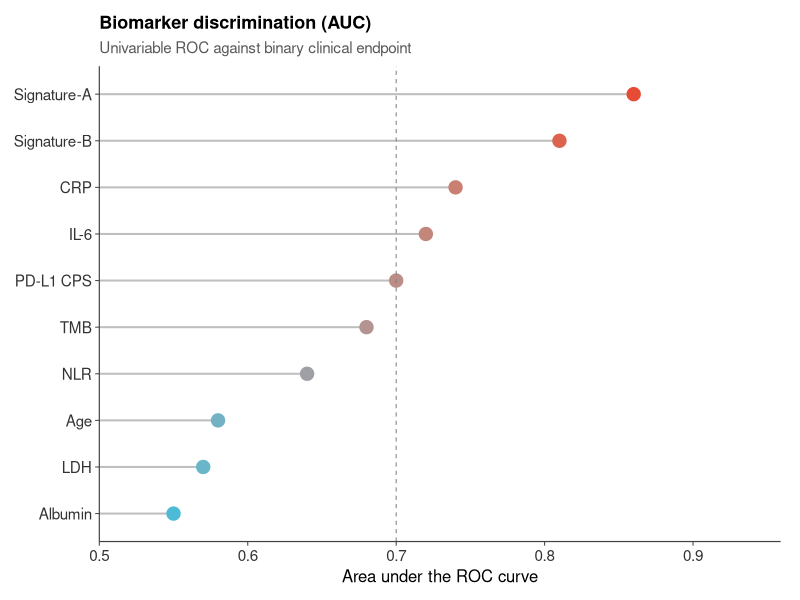
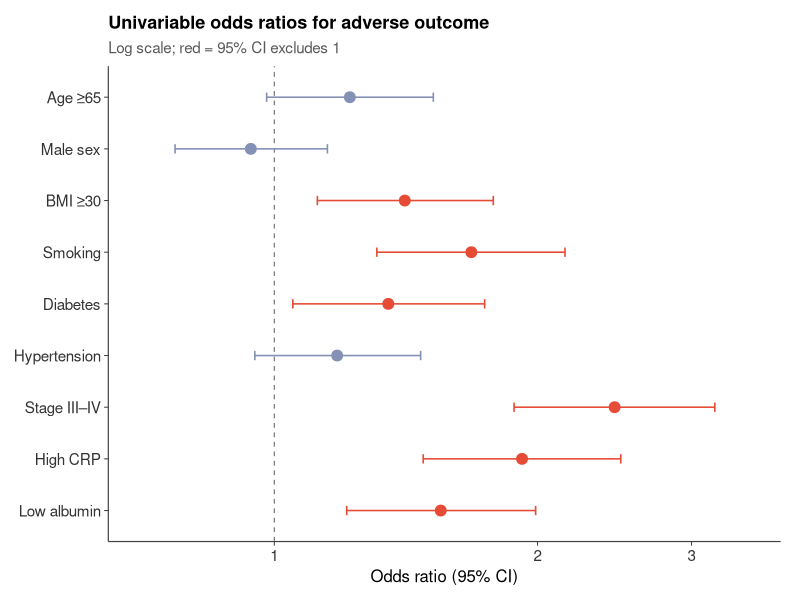
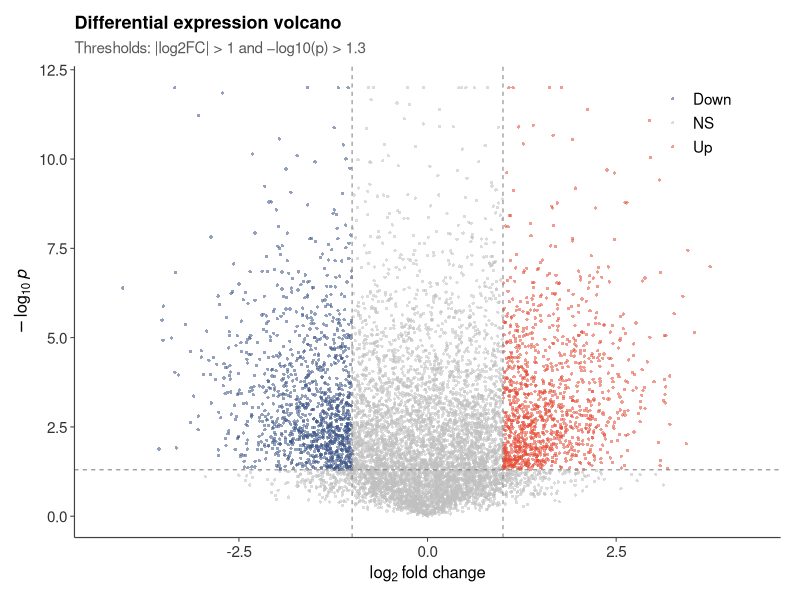
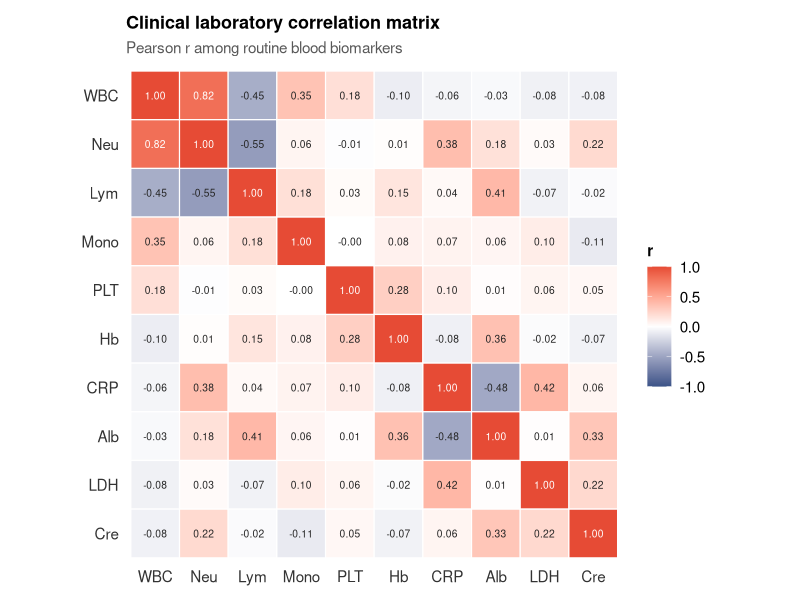
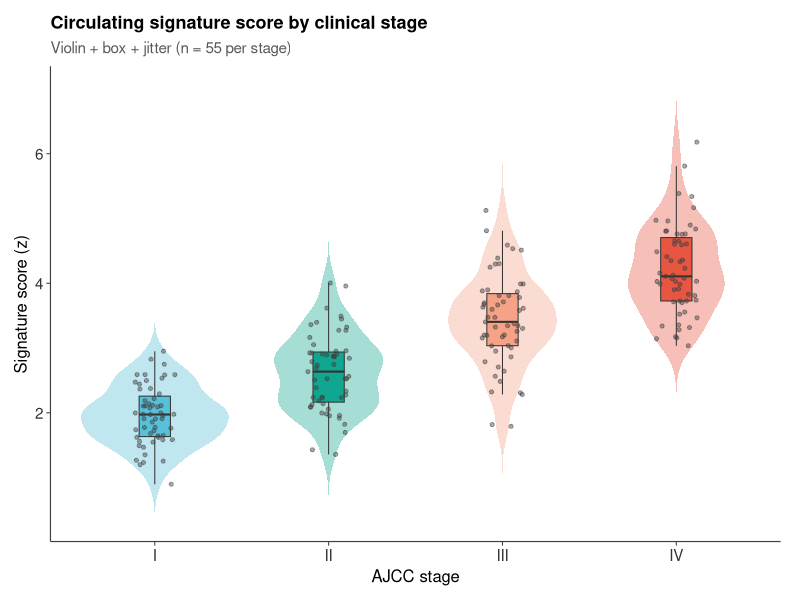
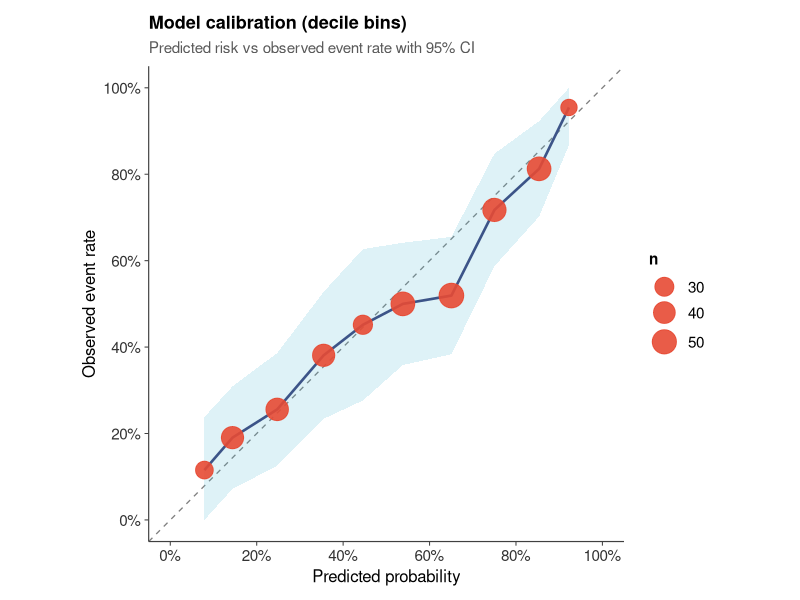
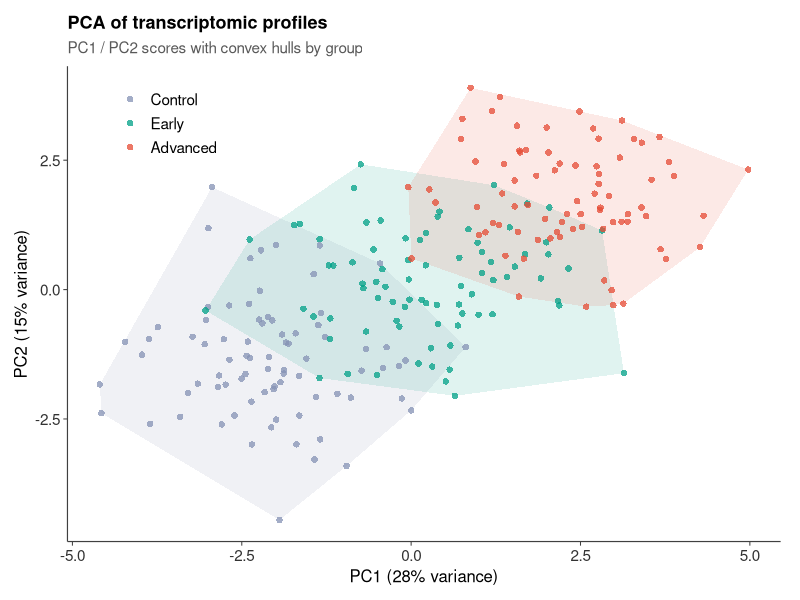
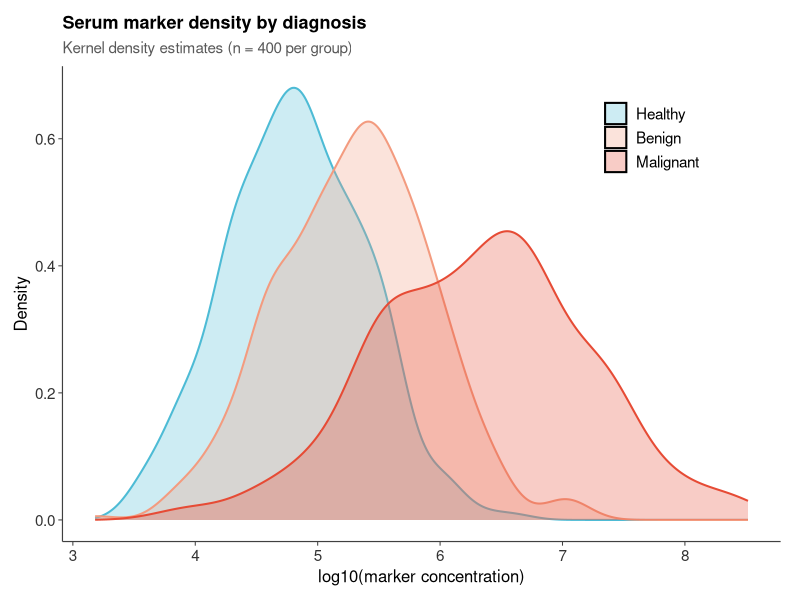

Source code (R) for these figures, in order:
#!/usr/bin/env Rscript
# WebR-friendly single-panel demos (ggplot2 + tidyverse core only).
# Packages used: ggplot2, dplyr, tidyr, scales, forcats, RColorBrewer, viridisLite, tibble
# Avoided (not reliably WebR / not installed): survminer, EnhancedVolcano, ComplexHeatmap,
# circlize, ggrepel, ggbeeswarm, ggridges, ggpubr, factoextra, survival.

# HARD RULE (2026-11-07): NEVER add panel letter tags in the image
# (no A/B/C/D, a)/b), （A）（B）, labs(tag=...), patchwork plot_annotation(tag_levels),
# annotate() corner letters, or cowplot/ggdraw panel labels). Single-panel figures only.

suppressPackageStartupMessages({
  library(ggplot2)
  library(dplyr)
  library(tidyr)
  library(scales)
  library(forcats)
  library(tibble)
})

OUT <- "/workspace/rplot/figures"
dir.create(OUT, showWarnings = FALSE, recursive = TRUE)
set.seed(20261107)

# Nature / Lancet-ish theme
theme_sci <- function(base_size = 12) {
  theme_classic(base_size = base_size) %+replace%
    theme(
      plot.title = element_text(face = "bold", size = base_size + 1, hjust = 0, margin = margin(b = 6)),
      plot.subtitle = element_text(size = base_size - 1, colour = "grey35", hjust = 0, margin = margin(b = 8)),
      axis.title = element_text(size = base_size),
      axis.text = element_text(colour = "grey20", size = base_size - 1),
      axis.line = element_line(colour = "grey25", linewidth = 0.4),
      axis.ticks = element_line(colour = "grey25", linewidth = 0.35),
      legend.title = element_text(size = base_size - 1, face = "bold"),
      legend.text = element_text(size = base_size - 1),
      legend.background = element_blank(),
      plot.margin = margin(10, 14, 10, 10),
      strip.background = element_blank(),
      strip.text = element_text(face = "bold", size = base_size)
    )
}

pal_lancet <- c("#E64B35", "#4DBBD5", "#00A087", "#3C5488", "#F39B7F", "#8491B4", "#91D1C2", "#DC0000")
pal_nature <- c("#E64B35FF", "#4DBBD5FF", "#00A087FF", "#3C5488FF", "#F39B7FFF", "#8491B4FF")

save_fig <- function(p, id, w = 7.2, h = 5.6, dpi = 180) {
  path <- file.path(OUT, paste0(id, ".png"))
  ggsave(path, p, width = w, height = h, dpi = dpi, bg = "white")
  message("wrote ", path)
  invisible(path)
}

# ---------- 1. Lollipop AUC ranking ----------
auc_df <- tibble(
  biomarker = c("Signature-A", "Signature-B", "CRP", "IL-6", "PD-L1 CPS",
                "TMB", "NLR", "Age", "LDH", "Albumin"),
  auc = c(0.86, 0.81, 0.74, 0.72, 0.70, 0.68, 0.64, 0.58, 0.57, 0.55)
) %>% mutate(biomarker = fct_reorder(biomarker, auc))

p1 <- ggplot(auc_df, aes(auc, biomarker)) +
  geom_segment(aes(x = 0.5, xend = auc, y = biomarker, yend = biomarker),
               colour = "grey75", linewidth = 0.7) +
  geom_point(aes(colour = auc), size = 4.2) +
  geom_vline(xintercept = 0.7, linetype = "dashed", colour = "grey50", linewidth = 0.35) +
  scale_colour_gradient(low = "#4DBBD5", high = "#E64B35", guide = "none") +
  scale_x_continuous(limits = c(0.5, 0.95), breaks = seq(0.5, 0.9, 0.1),
                     expand = expansion(mult = c(0, 0.02))) +
  labs(title = "Biomarker discrimination (AUC)",
       subtitle = "Univariable ROC against binary clinical endpoint",
       x = "Area under the ROC curve", y = NULL) +
  theme_sci()
save_fig(p1, "webr-lollipop-auc-rank", 7.0, 5.5)

# ---------- 2. OR forest (univariable) ----------
forest_df <- tibble(
  term = c("Age ≥65", "Male sex", "BMI ≥30", "Smoking", "Diabetes",
           "Hypertension", "Stage III–IV", "High CRP", "Low albumin"),
  or = c(1.22, 0.94, 1.41, 1.68, 1.35, 1.18, 2.45, 1.92, 1.55),
  lo = c(0.98, 0.77, 1.12, 1.31, 1.05, 0.95, 1.88, 1.48, 1.21),
  hi = c(1.52, 1.15, 1.78, 2.15, 1.74, 1.47, 3.19, 2.49, 1.99)
) %>% mutate(term = fct_rev(factor(term, levels = term)),
             sig = hi < 1 | lo > 1)

p2 <- ggplot(forest_df, aes(or, term)) +
  geom_vline(xintercept = 1, linetype = "dashed", colour = "grey45", linewidth = 0.4) +
  geom_errorbar(aes(xmin = lo, xmax = hi, colour = sig), width = 0.18, linewidth = 0.55) +
  geom_point(aes(colour = sig, fill = sig), shape = 21, size = 3.2, stroke = 0.6) +
  scale_colour_manual(values = c("FALSE" = "#8491B4", "TRUE" = "#E64B35"), guide = "none") +
  scale_fill_manual(values = c("FALSE" = "#8491B4", "TRUE" = "#E64B35"), guide = "none") +
  scale_x_log10(breaks = c(0.5, 1, 2, 3), labels = c("0.5", "1", "2", "3")) +
  coord_cartesian(xlim = c(0.7, 3.5)) +
  labs(title = "Univariable odds ratios for adverse outcome",
       subtitle = "Log scale; red = 95% CI excludes 1",
       x = "Odds ratio (95% CI)", y = NULL) +
  theme_sci()
save_fig(p2, "webr-forest-or-covariates", 7.2, 5.8)

# ---------- 3. Classic volcano ----------
n_genes <- 8000
vol <- tibble(
  gene = paste0("G", seq_len(n_genes)),
  log2FC = rnorm(n_genes, 0, 1.05),
  neglog10p = pmin(rexp(n_genes, rate = 0.55) + abs(log2FC) * runif(n_genes, 0.2, 1.4), 12)
) %>% mutate(
  padj_proxy = 10^(-neglog10p),
  class = case_when(
    log2FC > 1 & neglog10p > 1.3 ~ "Up",
    log2FC < -1 & neglog10p > 1.3 ~ "Down",
    TRUE ~ "NS"
  )
)

p3 <- ggplot(vol, aes(log2FC, neglog10p, colour = class)) +
  geom_point(alpha = 0.55, size = 1.15, stroke = 0) +
  geom_hline(yintercept = 1.3, linetype = "dashed", colour = "grey50", linewidth = 0.35) +
  geom_vline(xintercept = c(-1, 1), linetype = "dashed", colour = "grey50", linewidth = 0.35) +
  scale_colour_manual(values = c(Down = "#3C5488", NS = "grey75", Up = "#E64B35"), name = NULL) +
  scale_x_continuous(limits = c(-4.5, 4.5), expand = expansion(mult = 0.02)) +
  labs(title = "Differential expression volcano",
       subtitle = "Thresholds: |log2FC| > 1 and −log10(p) > 1.3",
       x = expression(log[2]~"fold change"),
       y = expression(-log[10]~italic(p))) +
  theme_sci() +
  theme(legend.position = c(0.88, 0.88), legend.direction = "vertical")
save_fig(p3, "webr-volcano-rnaseq", 6.8, 5.8)

# ---------- 4. Correlation heatmap (geom_tile) ----------
labs_n <- c("WBC", "Neu", "Lym", "Mono", "PLT", "Hb", "CRP", "Alb", "LDH", "Cre")
k <- length(labs_n)
Rmat <- matrix(0, k, k)
diag(Rmat) <- 1
# structured correlations
pairs <- list(c(1,2,0.82), c(1,3,-0.45), c(2,3,-0.55), c(1,4,0.35),
              c(5,6,0.28), c(7,8,-0.48), c(7,9,0.42), c(8,10,0.33),
              c(2,7,0.38), c(3,8,0.41), c(6,8,0.36), c(9,10,0.22))
for (pr in pairs) {
  i <- pr[1]; j <- pr[2]; r <- pr[3]
  Rmat[i, j] <- r; Rmat[j, i] <- r
}
# fill mild residual noise then project to PSD-ish by clamping
set.seed(7)
for (i in 1:k) for (j in 1:k) if (Rmat[i,j] == 0 && i != j) {
  v <- rnorm(1, 0, 0.08); Rmat[i,j] <- v; Rmat[j,i] <- v
}
hm <- expand_grid(x = labs_n, y = labs_n) %>%
  mutate(r = as.vector(Rmat),
         x = factor(x, levels = labs_n),
         y = factor(y, levels = rev(labs_n)))

p4 <- ggplot(hm, aes(x, y, fill = r)) +
  geom_tile(colour = "white", linewidth = 0.4) +
  geom_text(aes(label = sprintf("%.2f", r)), size = 2.6,
            colour = ifelse(abs(hm$r) > 0.55, "white", "grey15")) +
  scale_fill_gradient2(low = "#3C5488", mid = "white", high = "#E64B35",
                       midpoint = 0, limits = c(-1, 1), name = "r") +
  coord_fixed() +
  labs(title = "Clinical laboratory correlation matrix",
       subtitle = "Pearson r among routine blood biomarkers",
       x = NULL, y = NULL) +
  theme_sci() +
  theme(axis.line = element_blank(), axis.ticks = element_blank(),
        legend.position = "right")
save_fig(p4, "webr-heatmap-clinical-cor", 6.6, 5.8)

# ---------- 5. Violin + box + jitter by stage ----------
set.seed(11)
clin <- tibble(
  stage = factor(rep(c("I", "II", "III", "IV"), each = 55), levels = c("I","II","III","IV")),
  score = c(rnorm(55, 2.1, 0.55), rnorm(55, 2.6, 0.6),
            rnorm(55, 3.4, 0.7), rnorm(55, 4.1, 0.75))
)

p5 <- ggplot(clin, aes(stage, score, fill = stage)) +
  geom_violin(width = 0.85, alpha = 0.35, colour = NA, trim = FALSE) +
  geom_boxplot(width = 0.18, outlier.shape = NA, alpha = 0.9, linewidth = 0.35) +
  geom_jitter(width = 0.12, height = 0, size = 1.1, alpha = 0.45, colour = "grey25") +
  scale_fill_manual(values = c("#4DBBD5", "#00A087", "#F39B7F", "#E64B35"), guide = "none") +
  labs(title = "Circulating signature score by clinical stage",
       subtitle = "Violin + box + jitter (n = 55 per stage)",
       x = "AJCC stage", y = "Signature score (z)") +
  theme_sci()
save_fig(p5, "webr-violin-stage-biomarker", 6.8, 5.5)

# ---------- 6. Calibration curve ----------
set.seed(21)
n <- 400
pred <- sort(runif(n, 0.05, 0.95))
obs <- rbinom(n, 1, pred * 0.85 + 0.07)
cal <- tibble(pred = pred, obs = obs) %>%
  mutate(bin = cut(pred, breaks = seq(0, 1, by = 0.1), include.lowest = TRUE)) %>%
  group_by(bin) %>%
  summarise(pred_mean = mean(pred), obs_rate = mean(obs), n = n(), .groups = "drop") %>%
  mutate(se = sqrt(obs_rate * (1 - obs_rate) / n),
         lo = pmax(0, obs_rate - 1.96 * se),
         hi = pmin(1, obs_rate + 1.96 * se))

p6 <- ggplot(cal, aes(pred_mean, obs_rate)) +
  geom_abline(slope = 1, intercept = 0, linetype = "dashed", colour = "grey50", linewidth = 0.45) +
  geom_ribbon(aes(ymin = lo, ymax = hi), fill = "#4DBBD5", alpha = 0.18) +
  geom_line(colour = "#3C5488", linewidth = 0.9) +
  geom_point(aes(size = n), colour = "#E64B35", alpha = 0.9) +
  scale_size_area(max_size = 8, name = "n") +
  scale_x_continuous(limits = c(0, 1), breaks = seq(0, 1, 0.2), labels = percent_format()) +
  scale_y_continuous(limits = c(0, 1), breaks = seq(0, 1, 0.2), labels = percent_format()) +
  coord_equal() +
  labs(title = "Model calibration (decile bins)",
       subtitle = "Predicted risk vs observed event rate with 95% CI",
       x = "Predicted probability", y = "Observed event rate") +
  theme_sci()
save_fig(p6, "webr-calibration-curve", 6.4, 5.8)

# ---------- 7. PCA scores ----------
set.seed(33)
mk_grp <- function(n, mx, my, sx = 1.1, sy = 1.0) {
  tibble(PC1 = rnorm(n, mx, sx), PC2 = rnorm(n, my, sy))
}
pca <- bind_rows(
  mk_grp(80, -2.2, -1.5) %>% mutate(group = "Control"),
  mk_grp(80, 0.3, 0.2) %>% mutate(group = "Early"),
  mk_grp(80, 2.4, 1.8) %>% mutate(group = "Advanced")
) %>% mutate(group = factor(group, levels = c("Control", "Early", "Advanced")))

# Convex hulls without MASS
hulls <- pca %>% group_by(group) %>% slice(chull(PC1, PC2)) %>% ungroup()
p7 <- ggplot(pca, aes(PC1, PC2, colour = group, fill = group)) +
  geom_polygon(data = hulls, alpha = 0.12, linewidth = 0.45, colour = NA) +
  geom_point(size = 2.2, alpha = 0.75, stroke = 0) +
  scale_colour_manual(values = c(Control = "#8491B4", Early = "#00A087", Advanced = "#E64B35"), name = NULL) +
  scale_fill_manual(values = c(Control = "#8491B4", Early = "#00A087", Advanced = "#E64B35"), guide = "none") +
  labs(title = "PCA of transcriptomic profiles",
       subtitle = "PC1 / PC2 scores with convex hulls by group",
       x = "PC1 (28% variance)", y = "PC2 (15% variance)") +
  theme_sci() +
  theme(legend.position = c(0.14, 0.88))
save_fig(p7, "webr-pca-scores-groups", 6.8, 5.6)

# ---------- 8. Overlapping densities (no ggridges) ----------
set.seed(41)
dens <- bind_rows(
  tibble(value = rnorm(400, 4.8, 0.55), group = "Healthy"),
  tibble(value = rnorm(400, 5.3, 0.65), group = "Benign"),
  tibble(value = rnorm(400, 6.4, 0.85), group = "Malignant")
) %>% mutate(group = factor(group, levels = c("Healthy", "Benign", "Malignant")))

p8 <- ggplot(dens, aes(value, fill = group, colour = group)) +
  geom_density(alpha = 0.28, linewidth = 0.7) +
  scale_fill_manual(values = c("#4DBBD5", "#F39B7F", "#E64B35"), name = NULL) +
  scale_colour_manual(values = c("#4DBBD5", "#F39B7F", "#E64B35"), guide = "none") +
  labs(title = "Serum marker density by diagnosis",
       subtitle = "Kernel density estimates (n = 400 per group)",
       x = "log10(marker concentration)", y = "Density") +
  theme_sci() +
  theme(legend.position = c(0.82, 0.85))
save_fig(p8, "webr-density-overlap-labs", 7.0, 5.4)

# ---------- 9. Dumbbell pre/post ----------
set.seed(51)
dumb <- tibble(
  patient = paste0("P", sprintf("%02d", 1:12)),
  before = c(7.8, 8.2, 6.9, 9.1, 7.4, 8.8, 6.5, 9.4, 7.1, 8.0, 7.6, 8.5),
  after = before - runif(12, 1.2, 3.2)
) %>%
  mutate(patient = fct_reorder(patient, before),
         delta = after - before)

dumb_long <- dumb %>%
  pivot_longer(c(before, after), names_to = "time", values_to = "score") %>%
  mutate(time = factor(time, levels = c("before", "after"),
                       labels = c("Baseline", "Week 12")))

p9 <- ggplot(dumb, aes(y = patient)) +
  geom_segment(aes(x = before, xend = after, yend = patient),
               colour = "grey70", linewidth = 0.8) +
  geom_point(data = dumb_long, aes(x = score, colour = time), size = 3.2) +
  scale_colour_manual(values = c("Baseline" = "#8491B4", "Week 12" = "#E64B35"), name = NULL) +
  labs(title = "Symptom score before vs after treatment",
       subtitle = "Dumbbell plot; each line is one patient",
       x = "Symptom score (0–10)", y = NULL) +
  theme_sci() +
  theme(legend.position = "top", legend.justification = "left")
save_fig(p9, "webr-dumbbell-prepost", 7.0, 5.8)

# ---------- 10. Bubble subgroup OR ----------
set.seed(61)
bub <- tibble(
  subgroup = c("Overall", "Age <65", "Age ≥65", "Male", "Female",
               "Never smoker", "Ever smoker", "PD-L1 <1%", "PD-L1 ≥1%",
               "TMB-low", "TMB-high"),
  or = c(0.72, 0.68, 0.79, 0.70, 0.75, 0.81, 0.64, 0.88, 0.58, 0.84, 0.55),
  lo = c(0.58, 0.51, 0.60, 0.54, 0.55, 0.60, 0.48, 0.66, 0.42, 0.64, 0.38),
  hi = c(0.89, 0.91, 1.04, 0.91, 1.02, 1.09, 0.85, 1.17, 0.80, 1.10, 0.79),
  n = c(820, 490, 330, 460, 360, 300, 520, 350, 470, 400, 420)
) %>% mutate(
  subgroup = fct_rev(factor(subgroup, levels = subgroup)),
  favours = or < 1 & hi < 1
)

p10 <- ggplot(bub, aes(or, subgroup)) +
  geom_vline(xintercept = 1, linetype = "dashed", colour = "grey45") +
  geom_errorbar(aes(xmin = lo, xmax = hi), width = 0.15, colour = "grey40", linewidth = 0.45) +
  geom_point(aes(size = n, colour = favours), alpha = 0.9) +
  scale_size_area(max_size = 12, name = "n") +
  scale_colour_manual(values = c("FALSE" = "#8491B4", "TRUE" = "#00A087"), guide = "none") +
  scale_x_log10(breaks = c(0.4, 0.6, 0.8, 1, 1.2), limits = c(0.35, 1.3)) +
  labs(title = "Treatment effect across clinical subgroups",
       subtitle = "Hazard ratio (bubble ∝ sample size); teal = CI favours treatment",
       x = "Hazard ratio (95% CI)", y = NULL) +
  theme_sci()
save_fig(p10, "webr-bubble-subgroup-hr", 7.2, 6.0)

# ---------- 11. Stacked immune cell proportions ----------
set.seed(71)
cells <- c("CD8 T", "CD4 T", "Treg", "B cell", "NK", "Macrophage", "Neutrophil", "Other")
imm <- expand_grid(
  sample = paste0("S", 1:8),
  cell = cells
) %>%
  group_by(sample) %>%
  mutate(raw = rexp(n(), rate = 1),
         prop = raw / sum(raw),
         cell = factor(cell, levels = rev(cells))) %>%
  ungroup()

p11 <- ggplot(imm, aes(sample, prop, fill = cell)) +
  geom_col(width = 0.78, colour = "white", linewidth = 0.25) +
  scale_fill_manual(values = rev(c("#E64B35","#F39B7F","#4DBBD5","#00A087",
                                   "#3C5488","#8491B4","#91D1C2","#B09C85")),
                    name = "Cell type") +
  scale_y_continuous(labels = percent_format(), expand = expansion(mult = c(0, 0.02))) +
  labs(title = "Tumour microenvironment cell fractions",
       subtitle = "Relative abundance per sample (stacked composition)",
       x = NULL, y = "Proportion") +
  theme_sci() +
  theme(legend.position = "right")
save_fig(p11, "webr-stacked-immune-prop", 7.4, 5.6)

# ---------- 12. Incidence ribbon over years ----------
set.seed(81)
years <- 2005:2024
inc <- tibble(
  year = years,
  rate = 18 + (years - 2005) * 0.55 + sin((years - 2005) / 2.5) * 1.2 + rnorm(length(years), 0, 0.35),
) %>% mutate(
  lo = rate - 1.4,
  hi = rate + 1.4
)

p12 <- ggplot(inc, aes(year, rate)) +
  geom_ribbon(aes(ymin = lo, ymax = hi), fill = "#4DBBD5", alpha = 0.25) +
  geom_line(colour = "#3C5488", linewidth = 1.05) +
  geom_point(colour = "#E64B35", size = 2.2) +
  scale_x_continuous(breaks = seq(2005, 2025, 5)) +
  labs(title = "Age-standardised incidence over time",
       subtitle = "Per 100 000 person-years with illustrative uncertainty band",
       x = "Year", y = "Incidence rate") +
  theme_sci()
save_fig(p12, "webr-incidence-ribbon", 7.2, 5.2)

message("DONE: generated 12 WebR-friendly figures")
